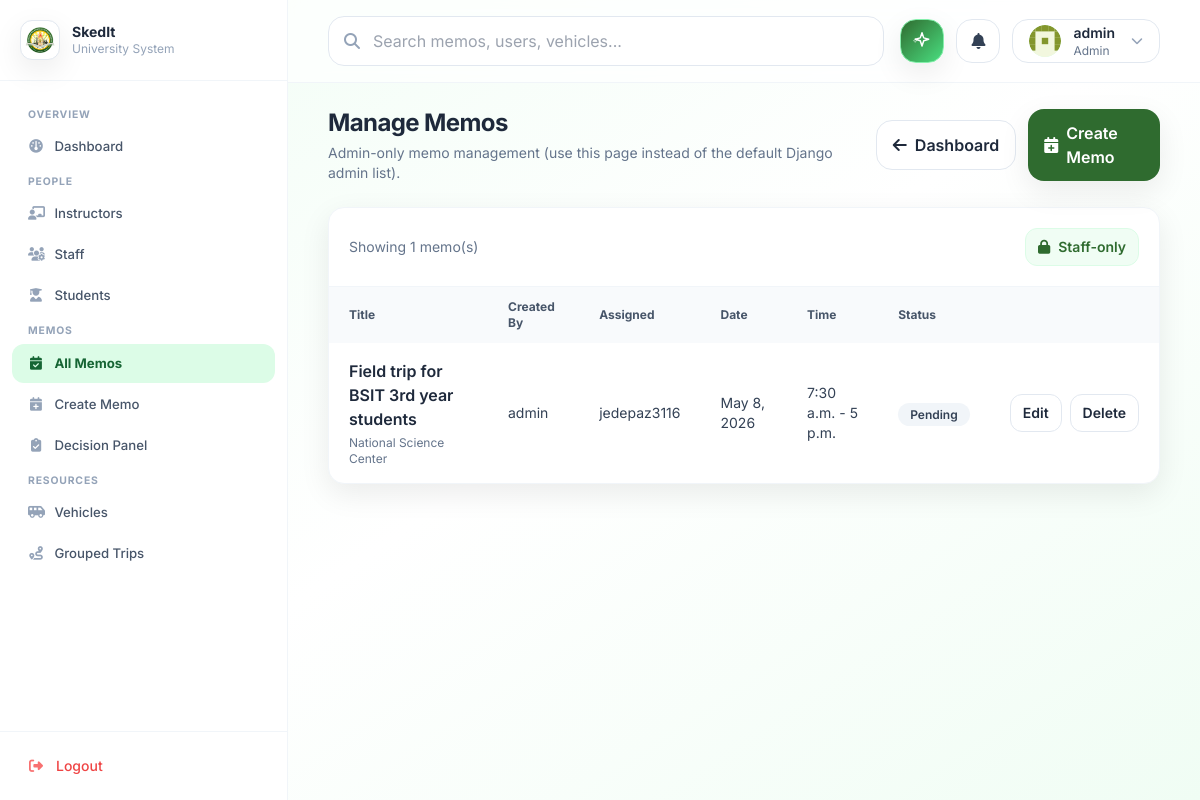
The page /manage/memos/ (signed in) on the database its author committed.
### memos/models.py (models this page shows, shortened)
class Memo(models.Model):
    class Priority(models.TextChoices):
        LOW = "low", "Low"
        MEDIUM = "medium", "Medium"
        HIGH = "high", "High"
    class Status(models.TextChoices):
        DRAFT = "draft", "Draft"
        PENDING = "pending", "Pending"
        APPROVED = "approved", "Approved"
        REJECTED = "rejected", "Rejected"
        DELEGATED = "delegated", "Delegated"
        CONFLICT = "conflict", "Conflict"
    class Category(models.TextChoices):
        UNIVERSITY = "university", "University-wide"
        DEPARTMENT = "department", "Departmental"
        PERSONAL = "personal", "Personal/Individual"
    title = models.CharField(max_length=200)
    description = models.TextField(blank=True)
    created_by = models.ForeignKey(
        settings.AUTH_USER_MODEL,
        on_delete=models.SET_NULL,
        null=True,
        blank=True,
        related_name="created_memos",
    )
    assigned_user = models.ForeignKey(
        settings.AUTH_USER_MODEL, on_delete=models.CASCADE, related_name="memos"
    )
    date = models.DateField()
    start_time = models.TimeField()
    end_time = models.TimeField()
    venue = models.CharField(max_length=255, blank=True)
    destination = models.CharField(max_length=255, blank=True)
    priority = models.CharField(max_length=10, choices=Priority.choices, default=Priority.MEDIUM)
    required = models.BooleanField(default=False)
    category = models.CharField(max_length=20, choices=Category.choices, default=Category.DEPARTMENT)
    status = models.CharField(max_length=15, choices=Status.choices, default=Status.PENDING)
    delegated_to = models.ForeignKey(
        settings.AUTH_USER_MODEL,
        on_delete=models.SET_NULL,
        null=True,
        blank=True,
        related_name="delegated_memos",
    )
    created_at = models.DateTimeField(default=timezone.now, editable=False)
    updated_at = models.DateTimeField(auto_now=True)
    class Meta:
        ordering = ["-date", "start_time"]
        indexes = [
            models.Index(fields=["assigned_user", "date", "start_time", "end_time"]),
        ]

### memos/views.py (the view)
# urls.py: path("manage/memos/", views.memo_admin_list, name="memo_admin_list"),
@login_required
def memo_admin_list(request):
    if not _is_admin(request.user):
        messages.error(request, "You do not have permission to view this page.")
        return redirect("accounts:post_login")
    memos = Memo.objects.all().select_related("assigned_user", "created_by").order_by("-date", "start_time")
    return render(request, "memos/memo_admin_list.html", {"memos": memos})

### memos/views.py (called while the page is built)
def _is_admin(user) -> bool:
    if not user or not getattr(user, "is_authenticated", False):
        return False
    if getattr(user, "is_staff", False) or getattr(user, "is_superuser", False):
        return True
    role = getattr(getattr(user, "profile", None), "role", None)
    if Profile is not None:
        return role == Profile.Role.ADMIN
    return role == "admin"

### notifications/context_processors.py (called while the page is built)
def unread_notifications(request):
    user = getattr(request, "user", None)
    if not user or not getattr(user, "is_authenticated", False):
        return {
            "unread_notifications_count": 0,
            "recent_notifications": [],
        }
    return {
        "unread_notifications_count": Notification.objects.filter(user=user, is_read=False).count(),
        "recent_notifications": (
            Notification.objects.filter(user=user)
            .order_by("-created_at")[:8]
        ),
    }

### memos/templates/memos/memo_admin_list.html (shortened to what this page needs)
{% extends "base.html" %}
{% block content %}
<div class="flex items-center justify-between gap-4">
  <div>
    <h1 class="text-2xl font-bold tracking-tight">Manage Memos</h1>
    <p class="text-sm text-slate-500 mt-1">Admin-only memo management (use this page instead of the default Django admin list).</p>
  </div>
  <div class="flex items-center gap-3">
    <a href="{% url 'accounts:admin_dashboard' %}" class="inline-flex items-center gap-2 px-4 py-3 rounded-2xl bg-white border border-slate-200 hover:border-uniGold transition">
      <i class="fa-solid fa-arrow-left"></i>
      <span class="font-semibold">Dashboard</span>
    </a>
    <a href="{% url 'memos:memo_create' %}" class="inline-flex items-center gap-2 px-4 py-3 rounded-2xl bg-uniGreen text-white shadow-soft hover:opacity-95 transition">
      <i class="fa-solid fa-calendar-plus"></i>
      <span class="font-semibold">Create Memo</span>
    </a>
  </div>
</div>
<div class="mt-6 rounded-2xl bg-white border border-slate-100 shadow-soft overflow-hidden">
  <div class="p-5 border-b border-slate-100 flex items-center justify-between">
    <div class="text-sm text-slate-500">Showing {{ memos|length }} memo(s)</div>
    <div class="flex items-center gap-2">
      <span class="inline-flex items-center gap-2 px-3 py-2 rounded-xl bg-green-50 text-uniGreen text-sm font-semibold border border-green-100">
        <i class="fa-solid fa-lock"></i>
        Staff-only
      </span>
    </div>
  </div>
  <div class="overflow-x-auto">
    <table class="min-w-full">
      <thead class="bg-slate-50">
        <tr class="text-left text-xs font-semibold text-slate-600">
          <th class="px-5 py-3">Title</th>
          <th class="px-5 py-3">Created By</th>
          <th class="px-5 py-3">Assigned</th>
          <th class="px-5 py-3">Date</th>
          <th class="px-5 py-3">Time</th>
          <th class="px-5 py-3">Status</th>
          <th class="px-5 py-3"></th>
        </tr>
      </thead>
      <tbody class="divide-y divide-slate-100">
        {% for memo in memos %}
          <tr class="hover:bg-green-50/40 transition {% if memo.status == 'conflict' %}bg-red-50/30{% endif %}">
            <td class="px-5 py-4">
              <div class="font-semibold">{{ memo.title }}</div>
              <div class="text-xs text-slate-500 mt-1">{{ memo.venue }}</div>
            </td>
            <td class="px-5 py-4 text-sm text-slate-700">{{ memo.created_by|default:"—" }}</td>
            <td class="px-5 py-4 text-sm text-slate-700">{{ memo.assigned_user }}</td>
            <td class="px-5 py-4 text-sm text-slate-700">{{ memo.date }}</td>
            <td class="px-5 py-4 text-sm text-slate-700">{{ memo.start_time }} - {{ memo.end_time }}</td>
            <td class="px-5 py-4">
              <span class="px-3 py-1 rounded-full text-xs font-semibold bg-slate-100 text-slate-700">{{ memo.get_status_display }}</span>
            </td>
            <td class="px-5 py-4">
              <div class="flex items-center justify-end gap-2">
                <a href="{% url 'memos:memo_edit' memo.pk %}" class="px-3 py-2 rounded-xl bg-white border border-slate-200 text-sm font-semibold hover:border-uniGold transition">Edit</a>
                <a href="{% url 'memos:memo_delete' memo.pk %}" class="px-3 py-2 rounded-xl bg-white border border-slate-200 text-sm font-semibold hover:border-uniGold transition">Delete</a>
              </div>
            </td>
          </tr>
        {% empty %}
          <tr>
            <td colspan="7" class="px-5 py-10 text-center text-sm text-slate-500">No memos found.</td>
          </tr>
        {% endfor %}
      </tbody>
    </table>
  </div>
</div>
{% endblock %}

### templates/partials/topbar.html (shortened to what this page needs)
{% load static %}
<link rel="stylesheet" href="https://cdnjs.cloudflare.com/ajax/libs/cropperjs/1.6.2/cropper.min.css"/>
<header class="sticky top-0 z-20 bg-white/70 backdrop-blur border-b border-slate-100">
  <div class="px-4 sm:px-6 lg:px-10 py-4 flex items-center justify-between gap-4">
    <div class="flex-1 hidden lg:block">
      <div class="relative max-w-xl">
        <i class="fa-solid fa-magnifying-glass absolute left-4 top-1/2 -translate-y-1/2 text-slate-400"></i>
        <input class="w-full pl-11 pr-4 py-3 rounded-2xl bg-white border border-slate-200 focus:outline-none focus:ring-2 focus:ring-uniGold/50 focus:border-uniGold transition"
               placeholder="Search memos, users, vehicles..." />
      </div>
    </div>
    <div class="flex items-center gap-3">
      <div class="relative" id="aiChatWrapper">
        <button id="aiChatBtn"
                title="AI Assistant"
                class="relative h-11 w-11 rounded-2xl bg-gradient-to-br from-uniGreen to-green-400 border border-green-300 hover:opacity-90 transition flex items-center justify-center focus:outline-none shadow-soft"
                aria-haspopup="true" aria-expanded="false">
        </button>
      </div>
      <div class="relative" id="notifDropdownWrapper">
        <button id="notifBellBtn"
                class="relative h-11 w-11 rounded-2xl bg-white border border-slate-200 hover:border-uniGold transition flex items-center justify-center focus:outline-none"
                aria-haspopup="true" aria-expanded="false">
          <i class="fa-solid fa-bell text-slate-700"></i>
        </button>
      </div>
      <div class="relative" id="profileDropdownWrapper">
        <button id="profileDropdownBtn"
                class="h-11 px-4 rounded-2xl bg-white border border-slate-200 hover:border-uniGold transition flex items-center gap-3 cursor-pointer focus:outline-none"
                aria-haspopup="true" aria-expanded="false">
          <div id="topbarAvatar" class="h-8 w-8 rounded-full overflow-hidden flex-shrink-0 bg-green-100 text-uniGreen flex items-center justify-center">
            {% if request.user.is_authenticated and request.user.profile.profile_picture %}
              <img src="{{ request.user.profile.profile_picture.url }}" alt="avatar" class="h-full w-full object-cover" />
            {% else %}
              <canvas id="topbarIdenticonCanvas" width="32" height="32" style="display:block;border-radius:50%;"></canvas>
            {% endif %}
          </div>
          <div class="leading-tight text-left hidden sm:block">
            {% if request.user.is_authenticated %}
              <div class="text-sm font-semibold" id="topbarName">
                {% if request.user.profile.first_name %}{{ request.user.profile.first_name }} {{ request.user.profile.last_name }}{% else %}{{ request.user.username }}{% endif %}
              </div>
              <div class="text-xs text-slate-500">
                {% if request.user.is_staff %}Admin{% else %}{{ request.user.profile.get_role_display|default:"User" }}{% endif %}
              </div>
            {% else %}
              <div class="text-sm font-semibold">Guest</div>
              <div class="text-xs text-slate-500">Sign in required</div>
            {% endif %}
          </div>
          <i class="fa-solid fa-chevron-down text-xs text-slate-400 ml-1 transition-transform duration-200" id="profileChevron"></i>
        </button>
      </div>
    </div>
  </div>
</header>

### templates/base.html (style rules this page uses)
html, body { font-family: Inter, system-ui, -apple-system, Segoe UI, Roboto, Arial, sans-serif; height: 100%; margin: 0; }

### rows shown on the page
Memo: title "Field trip for BSIT 3rd year students", venue "National Science Center", created_by "admin", assigned_user "jedepaz3116", date "May 8, 2026", start_time "7:30 a.m.", end_time "5 p.m.", status "Pending"

### other values the page prints
{{ request.user.username }} "admin"
{{ memos|length }} "1"
